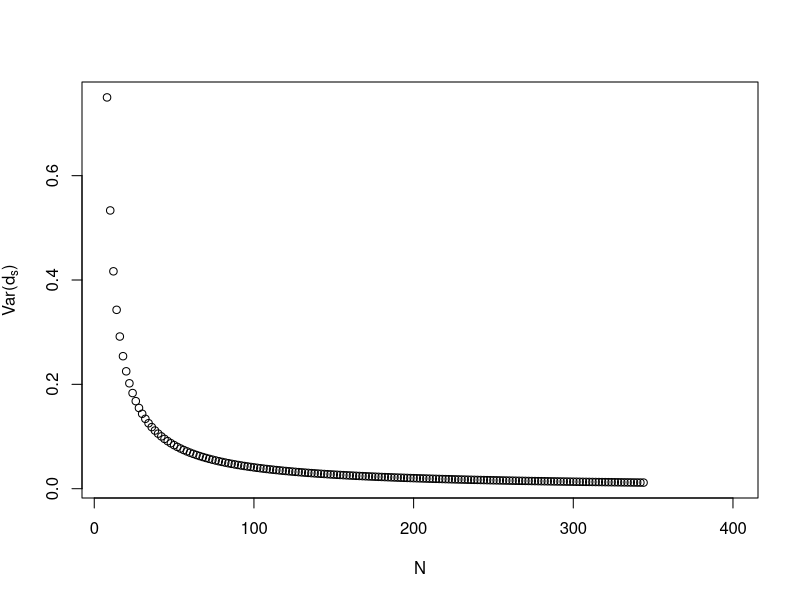
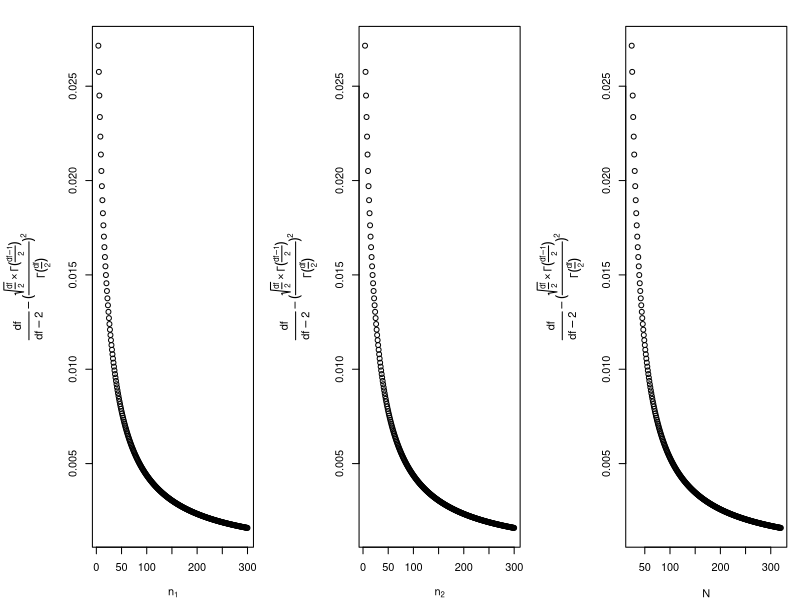
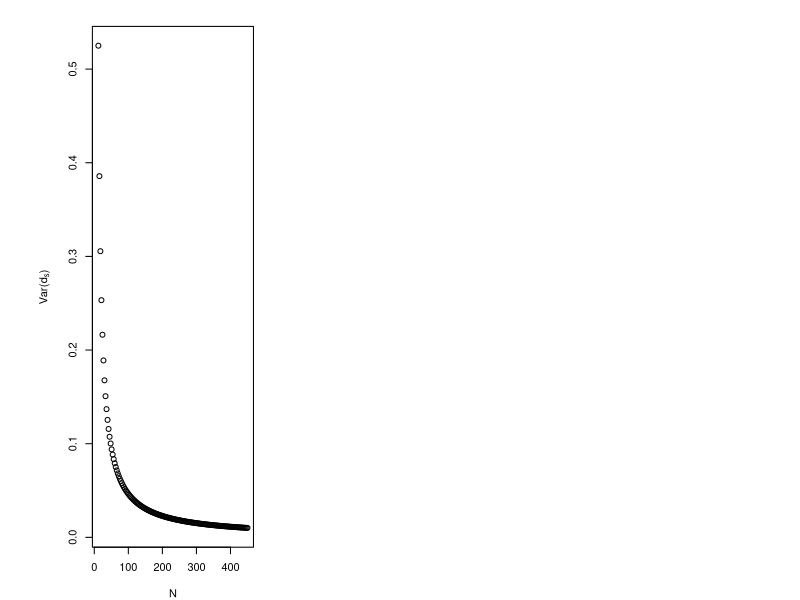
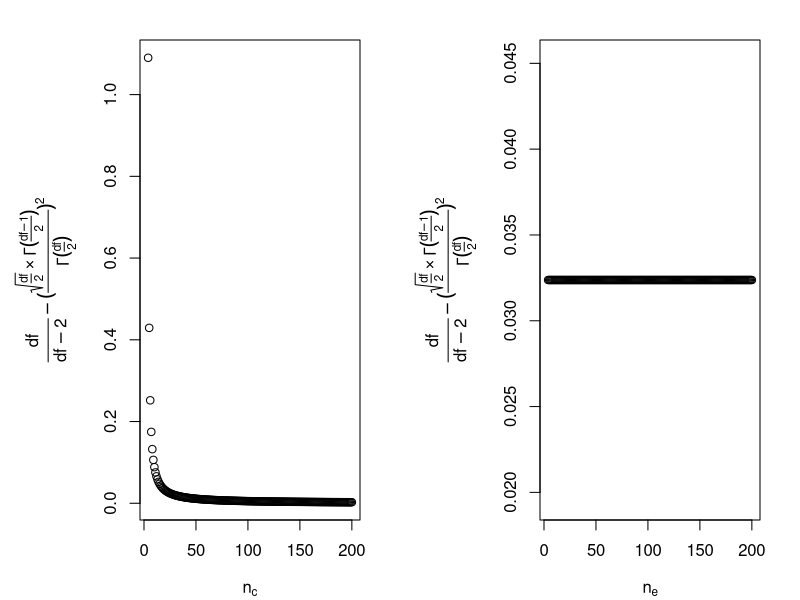
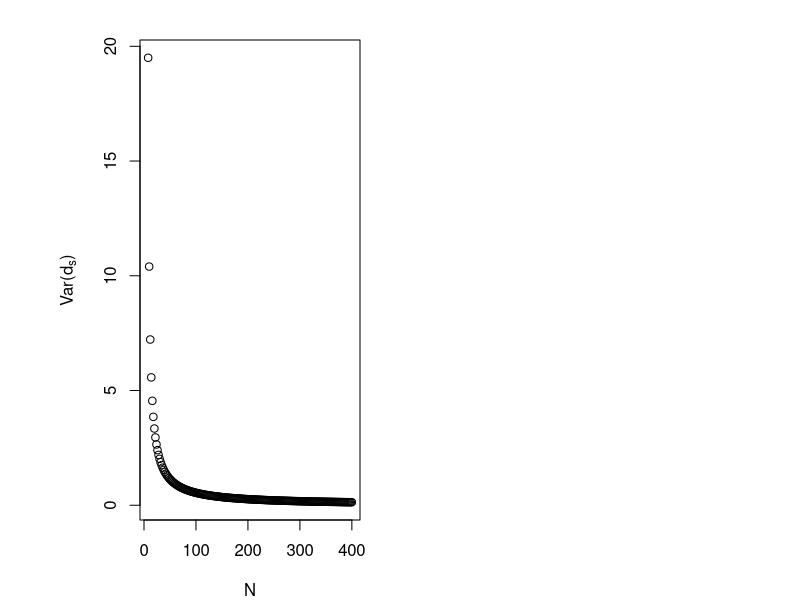
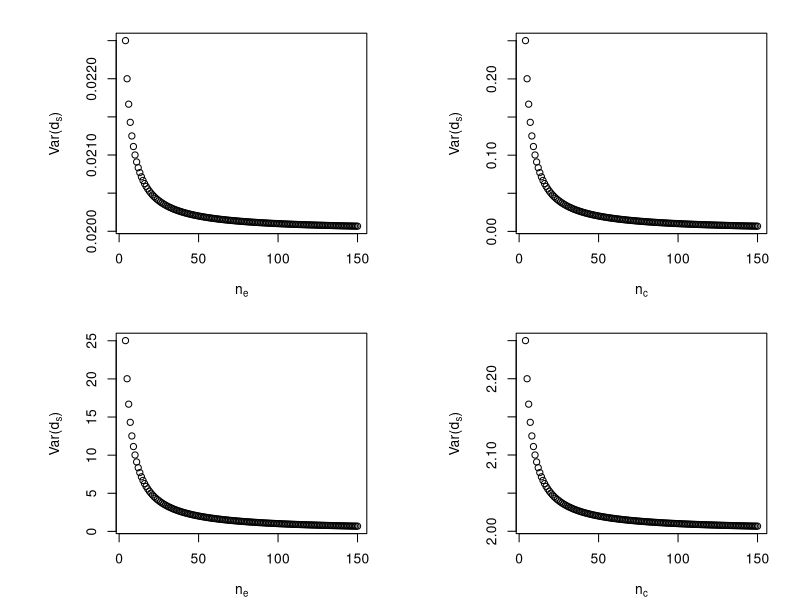
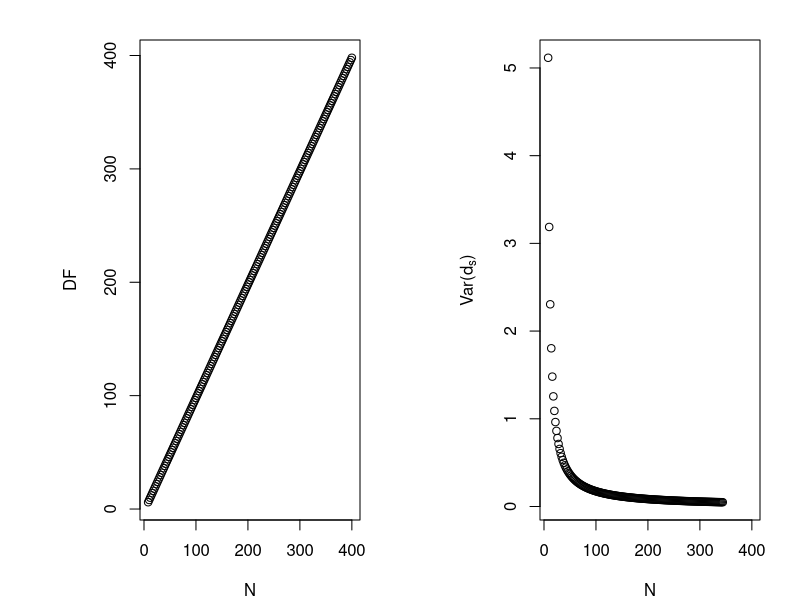
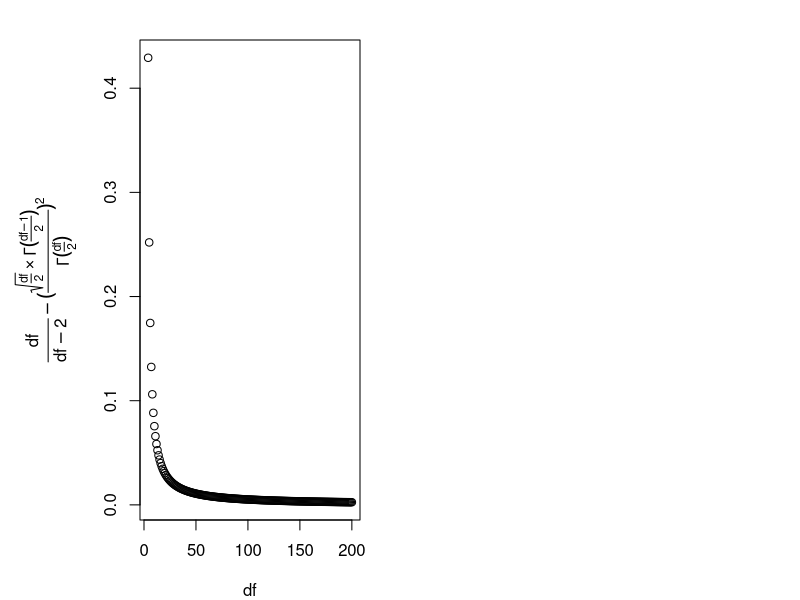

Generate these figures, in order, with R:
## ---- chunk 1
Nsize=NULL
VAR=NULL

for (i in 4:200){
  delta_cohen = 0
  n1=i
  n2=i
  N = n1+n2
  df=N-2
  Nsize=c(Nsize,N)
  variance <-(N*df)/(n1*n2*(df-2)) + delta_cohen^2*(df/(df-2)-(sqrt(df/2)*gamma((df-1)/2)/gamma(df/2))^2)
  VAR=c(VAR,variance) 
}

## ---- chunk 2
plot(Nsize,VAR,xlab="N",ylab=expression(paste("Var(",d[s],")")))
## ---- chunk 3
nratio=NULL
VAR1=NULL
VAR2=NULL

for (i in 1:199){
  delta_cohen=5
  N <- 200
  n1 <- i
  n2 <- N-n1
  df <- N-2
  
  nratio <- c(nratio,n1/n2)
  variance1 <-(N*df)/(n1*n2*(df-2))
  variance2 <-delta_cohen^2*(df/(df-2)-(sqrt(df/2)*gamma((df-1)/2)/gamma(df/2))^2)
  VAR1=c(VAR1,variance1) 
  VAR2=c(VAR2,variance2) 

}

#Remarque: le deuxième terme de l'addition, dans le calcul de la variance, ne dépend pas du tout du nratio.Donc peu importe que delta_cohen = 0 ou autre chose, ça ne modifiera en rien l'impact du nratio.
## ---- chunk 4
N1=NULL
VAR1=NULL

for (i in 4:300){
  n1=i
  n2=20
  N = n1+n2
  df=N-2
  N1 <- c(N1,n1)
  variance <-(df/(df-2)-(sqrt(df/2)*gamma((df-1)/2)/gamma(df/2))^2) 
  VAR1=c(VAR1,variance) 
}

N2=NULL
VAR2=NULL

for (i in 4:300){
  n1=20
  n2=i
  N = n1+n2
  df=N-2
  N2 <- c(N2,n2)
  variance <- (df/(df-2)-(sqrt(df/2)*gamma((df-1)/2)/gamma(df/2))^2) 
  VAR2=c(VAR2,variance) 
}

Ntot=NULL
VAR=NULL

for (i in 4:300){
  n1=20
  n2=i
  N = n1+n2
  df=N-2
  Ntot <- c(Ntot,N)
  variance <- (df/(df-2)-(sqrt(df/2)*gamma((df-1)/2)/gamma(df/2))^2) 
  VAR=c(VAR,variance) 
}

## ---- chunk 5
par(mar=c(4,7,2,1),mfrow=c(1,3))
plot(N1,VAR1,xlab=expression(n[1]),ylab=expression(frac(df, df-2)- (frac(sqrt(frac(df,2)) %*% Gamma(frac(df-1,2)),Gamma(frac(df,2))))^2))
plot(N2,VAR2,xlab=expression(n[2]),ylab=expression(frac(df, df-2)- (frac(sqrt(frac(df,2)) %*% Gamma(frac(df-1,2)),Gamma(frac(df,2))))^2))
plot(Ntot,VAR,xlab="N",ylab=expression(frac(df, df-2)- (frac(sqrt(frac(df,2)) %*% Gamma(frac(df-1,2)),Gamma(frac(df,2))))^2))
## ---- chunk 6
Nsize=NULL
VAR=NULL

for (i in 4:150){
  delta_glass = 0
  sde=2
  sdc=2
  nc=2*i
  ne=i
  N = nc+ne
  df=nc-1
  Nsize <- c(Nsize,N)
  variance <-df/(df-2)*(1/nc+sde^2/(ne*sdc^2)) + delta_glass^2*(df/(df-2)-(sqrt(df/2)*gamma((df-1)/2)/gamma(df/2))^2)
  VAR=c(VAR,variance) 
}
## ---- chunk 7
plot(Nsize,VAR,xlab="N",ylab=expression(paste("Var(",d[s],")")))
## ---- chunk 8
nratio=NULL
VAR=NULL

for (i in 4:299){
  delta_glass=0
  sde=2
  sdc=2

  N <- 300
  nc <- i
  ne <- N-nc
  df <- nc-1

  nratio <- c(nratio,nc/ne)
  variance <-df/(df-2)*(1/nc+sde^2/(ne*sdc^2)) + delta_glass^2*(df/(df-2)-(sqrt(df/2)*gamma((df-1)/2)/gamma(df/2))^2)
  VAR=c(VAR,variance) 
}
## ---- chunk 9
Nc=NULL
VAR1=NULL

for (i in 4:200){
  delta_glass = 0
  sde=2
  sdc=2
  nc=i
  ne=20
  N = nc+ne
  df=nc-1
  Nc <- c(Nc,nc)
  variance <-(df/(df-2)-(sqrt(df/2)*gamma((df-1)/2)/gamma(df/2))^2) #df/(df-2)*(1/nc+sde^2/(ne*sdc^2)) + delta_glass^2*
  VAR1=c(VAR1,variance) 
}

Ne=NULL
VAR2=NULL

for (i in 4:200){
  delta_glass = 0
  sde=2
  sdc=2
  nc=20
  ne=i
  N = nc+ne
  df=nc-1
  Ne <- c(Ne,ne)
  variance <- (df/(df-2)-(sqrt(df/2)*gamma((df-1)/2)/gamma(df/2))^2) #df/(df-2)*(1/nc+sde^2/(ne*sdc^2)) + delta_glass^2*
  VAR2=c(VAR2,variance) 
}
## ---- chunk 10
par(mfrow=c(2,1),mar=c(4,7,2,2),mfrow=c(1,2))
plot(Nc,VAR1,xlab=expression(n[c]),ylab=expression(frac(df, df-2)- (frac(sqrt(frac(df,2)) %*% Gamma(frac(df-1,2)),Gamma(frac(df,2))))^2))
plot(Ne,VAR2,xlab=expression(n[e]),ylab=expression(frac(df, df-2)- (frac(sqrt(frac(df,2)) %*% Gamma(frac(df-1,2)),Gamma(frac(df,2))))^2))

## ---- chunk 11
nratio=NULL
VAR=NULL
delta_glass1=4

for (i in 4:99){
  
  sde=2
  sdc=2

  N <- 100
  nc <- i
  ne <- N-nc
  df <- nc-1

  nratio <- c(nratio,nc/ne)
  variance <-df/(df-2)*(1/nc+sde^2/(ne*sdc^2)) + delta_glass1^2*(df/(df-2)-(sqrt(df/2)*gamma((df-1)/2)/gamma(df/2))^2)
  VAR=c(VAR,variance) 
}

nratio2=NULL
VAR2=NULL
delta_glass2=7

for (i in 4:99){
  
  sde=2
  sdc=2

  N <- 100
  nc <- i
  ne <- N-nc
  df <- nc-1

  nratio2 <- c(nratio2,nc/ne)
  variance <-df/(df-2)*(1/nc+sde^2/(ne*sdc^2)) + delta_glass2^2*(df/(df-2)-(sqrt(df/2)*gamma((df-1)/2)/gamma(df/2))^2)
  VAR2=c(VAR2,variance) 
}

## ---- chunk 12
Nsize=NULL
VAR=NULL

for (i in 4:200){
  delta_glass = 0
  sde=10
  sdc=2
  nc=i
  ne=i
  N = nc+ne
  df=nc-1
  Nsize <- c(Nsize,N)
  variance <-df/(df-2)*(1/nc+sde^2/(ne*sdc^2)) + delta_glass^2*(df/(df-2)-(sqrt(df/2)*gamma((df-1)/2)/gamma(df/2))^2)
  VAR=c(VAR,variance) 
}
## ---- chunk 13
plot(Nsize,VAR,xlab="N",ylab=expression(paste("Var(",d[s],")")))
## ---- chunk 14
SDratio <- NULL
VAR <- NULL

for (i in 1:100){
  
  delta_glass <- 0
  ne=10
  nc=10
  N <- ne+nc
  sde <- 10
  sdc <- i
  df <- nc-1
  
  SDratio <- c(SDratio,sdc/sde)
  variance <-df/(df-2)*(1/nc+sde^2/(ne*sdc^2)) + delta_glass^2*(df/(df-2)-(sqrt(df/2)*gamma((df-1)/2)/gamma(df/2))^2)
  VAR=c(VAR,variance) 
}
## ---- chunk 15

VAR1=NULL
Ne1 = NULL
for (i in 4:150){
  delta_glass = 0
  sde=1
  sdc=10
  nc=50
  ne=i
  Ne1=c(Ne1,ne)
  df=nc-1
  variance <-(1/nc+sde^2/(ne*sdc^2)) + delta_glass^2*(df/(df-2)-(sqrt(df/2)*gamma((df-1)/2)/gamma(df/2))^2) #df/(df-2)
  VAR1=c(VAR1,variance) 
}

#------------------------------

VAR2=NULL
Nc2 = NULL
for (i in 4:150){
  delta_glass = 0
  sde=1
  sdc=10
  nc=i
  ne=50
  Nc2=c(Nc2,nc)
  df=nc-1
  variance <-(1/nc+sde^2/(ne*sdc^2)) + delta_glass^2*(df/(df-2)-(sqrt(df/2)*gamma((df-1)/2)/gamma(df/2))^2) #df/(df-2)
  VAR2=c(VAR2,variance) 
}

#------------------------------

VAR3=NULL
Ne3 = NULL
for (i in 4:150){
  delta_glass = 0
  sde=10
  sdc=1
  nc=50
  ne=i
  Ne3=c(Ne3,ne)
  df=nc-1
  variance <-(1/nc+sde^2/(ne*sdc^2)) + delta_glass^2*(df/(df-2)-(sqrt(df/2)*gamma((df-1)/2)/gamma(df/2))^2) #df/(df-2)
  VAR3=c(VAR3,variance) 
}

#------------------------------

VAR4=NULL
Nc4 = NULL
for (i in 4:150){
  delta_glass = 0
  sde=10
  sdc=1
  nc=i
  ne=50
  Nc4=c(Nc4,nc)
  df=nc-1
  variance <-(1/nc+sde^2/(ne*sdc^2)) + delta_glass^2*(df/(df-2)-(sqrt(df/2)*gamma((df-1)/2)/gamma(df/2))^2) #df/(df-2)
  VAR4=c(VAR4,variance) 
}

## ---- chunk 16
par(mfrow=c(2,2))

plot(Ne1,VAR1,xlab=expression(n[e]),ylab=expression(paste("Var(",d[s],")")))

plot(Nc2,VAR2,xlab=expression(n[c]),ylab=expression(paste("Var(",d[s],")")))

plot(Ne3,VAR3,xlab=expression(n[e]),ylab=expression(paste("Var(",d[s],")")))

plot(Nc4,VAR4,xlab=expression(n[c]),ylab=expression(paste("Var(",d[s],")")))
## ---- chunk 17
SDratio <- NULL
VAR <- NULL

for (i in 1:100){
  
  delta_glass <- 0
  ne=10
  nc=100
  N <- ne+nc
  sde <- 10
  sdc <- i
  df <- nc-1
  
  SDratio <- c(SDratio,sdc/sde)
  variance <-df/(df-2)*(1/nc+sde^2/(ne*sdc^2)) + delta_glass^2*(df/(df-2)-(sqrt(df/2)*gamma((df-1)/2)/gamma(df/2))^2)
  VAR=c(VAR,variance) 
}
## ---- chunk 18
var <- NULL
nratio <- NULL
DF <- NULL

for (i in 10:190){
  delta_cohendprime=0
  N <- 200
  n1 <- i
  n2 <- N-n1
  sd1 <- 3
  sd2 <- 3

  nratio <- c(nratio,n1/n2)
  df <- ((n1-1)*(n2-1)*(sd1^2+sd2^2)^2)/((n2-1)*sd1^4+(n1-1)*sd2^4)
  DF <- c(DF,df)
  variance <- df/(df-2)*((2*(sd1^2/n1+sd2^2/n2))/(sd1^2+sd2^2))+delta_cohendprime^2*(df/(df-2)-(sqrt(df/2)*gamma((df-1)/2)/gamma(df/2))^2)
  var <- c(var,variance)   
}
## ---- chunk 19
Nsize=NULL
var=NULL
DF=NULL

sd1=2
sd2=2

for (i in 4:200){
  delta_cohendprime=5
  n1=i
  n2=i
  N = n1+n2
  Nsize=c(Nsize,N)
  df <- ((n1-1)*(n2-1)*(sd1^2+sd2^2)^2)/((n2-1)*sd1^4+(n1-1)*sd2^4)
  DF <- c(DF,df)
  variance <- df/(df-2)*((2*(sd1^2/n1+sd2^2/n2))/(sd1^2+sd2^2))+delta_cohendprime^2*(df/(df-2)-(sqrt(df/2)*gamma((df-1)/2)/gamma(df/2))^2)
  var <- c(var,variance)   
}
## ---- chunk 20
par(mfrow=c(1,2))
plot(Nsize,DF,xlab="N")
plot(Nsize,var,xlab="N",ylab=expression(paste("Var(",d[s],")")))
## ---- chunk 21
DF=NULL
MODER=NULL

for (i in 4:200){
  df=i
  DF=c(DF,df)
  moder <-(df/(df-2)-(sqrt(df/2)*gamma((df-1)/2)/gamma(df/2))^2)
  MODER=c(MODER,moder) 
}
## ---- chunk 22
par(mar=c(4,7,2,2))
plot(DF,MODER,xlab="df",ylab=expression(frac(df, df-2)- (frac(sqrt(frac(df,2)) %*% Gamma(frac(df-1,2)),Gamma(frac(df,2))))^2))
## ---- chunk 23
var <- NULL
SDratio <- NULL
DF <- NULL

for (i in 1:100){
  
  delta_cohendprime=0
  n1=100
  n2=100
  N <- n1+n2
  sd2 <- 10
  sd1 <- i
  
  SDratio <- c(SDratio,sd1/sd2)
  df <- ((n1-1)*(n2-1)*(sd1^2+sd2^2)^2)/((n2-1)*sd1^4+(n1-1)*sd2^4)
  DF <- c(DF,df)

  variance <- df/(df-2)*((2*(sd1^2/n1+sd2^2/n2))/(sd1^2+sd2^2))+delta_cohendprime^2*(df/(df-2)-(sqrt(df/2)*gamma((df-1)/2)/gamma(df/2))^2)
  var <- c(var,variance)   

}
## ---- chunk 24
Nsize=NULL
var=NULL
DF=NULL

sd1=10
sd2=2

for (i in 4:200){
  n1=i
  n2=i
  N = n1+n2
  Nsize=c(Nsize,N)
  delta_cohendprime=0
  df <- ((n1-1)*(n2-1)*(sd1^2+sd2^2)^2)/((n2-1)*sd1^4+(n1-1)*sd2^4)
  DF <- c(DF,df)
  variance <- df/(df-2)*((2*(sd1^2/n1+sd2^2/n2))/(sd1^2+sd2^2))+delta_cohendprime^2*(df/(df-2)-(sqrt(df/2)*gamma((df-1)/2)/gamma(df/2))^2)
  var <- c(var,variance)   
}
## ---- chunk 25
par(mfrow=c(1,2))
plot(Nsize,DF,xlab="N")
plot(Nsize,var,xlab="N",ylab=expression(paste("Var(",d[s],")")))
## ---- chunk 26
var <- NULL
SD1 <- NULL
DF <- NULL

for (i in 1:100){
  n1=100
  n2=100
  N <- n1+n2
  sdratio = 1/2
  sd1 <- i
  sd2 <- sdratio*i
  delta_cohendprime=0
  SD1 <- c(SD1,sd1)
  df <- ((n1-1)*(n2-1)*(sd1^2+sd2^2)^2)/((n2-1)*sd1^4+(n1-1)*sd2^4)
  DF <- c(DF,df)
  variance <- df/(df-2)*((2*(sd1^2/n1+sd2^2/n2))/(sd1^2+sd2^2))+delta_cohendprime^2*(df/(df-2)-(sqrt(df/2)*gamma((df-1)/2)/gamma(df/2))^2)
  var <- c(var,variance)   
}
## ---- chunk 27
par(mfrow=c(1,2))
plot(SD1,DF,xlab=expression(sigma[1]))
#SDratio[DF==max(DF)]
plot(SD1,var,xlab=expression(sigma[1]),ylab=expression(paste("Var(",d[s],")")))
#SDratio[coeffmult==min(coeffmult)]
## ---- chunk 28
var <- NULL
Nsize <- NULL
DF <- NULL

for (i in 3:200){
  
  n1 <- i
  n2 <- 12*i
  N <- n1+n2
  sd1 <- 1.8
  sd2 <- 1
  Nsize <- c(Nsize,N)
  delta_cohendprime=0

  df <- ((n1-1)*(n2-1)*(sd1^2+sd2^2)^2)/((n2-1)*sd1^4+(n1-1)*sd2^4)
  DF <- c(DF,df)
  variance <- df/(df-2)*((2*(sd1^2/n1+sd2^2/n2))/(sd1^2+sd2^2))+delta_cohendprime^2*(df/(df-2)-(sqrt(df/2)*gamma((df-1)/2)/gamma(df/2))^2)
  var <- c(var,variance)   
}
## ---- chunk 29
par(mfrow=c(1,2))
plot(Nsize,DF,xlab="N")
plot(Nsize,var,xlab="N",ylab=expression(paste("Var(",d[s],")")))
## ---- chunk 30
var2 <- NULL
nratio2 <- NULL
DF2 <- NULL
DF_NUM2 <- NULL
DF_DENOM2 <- NULL

for (i in 10:190){
  
  delta_cohendprime <- 0
  N <- 200
  n1 <- i
  n2 <- N-n1
  sd2 <- 1
  sd1 <- sqrt(50-sd2^2) # so sqrt((sd1^2+sd2^2)/2)=5
  SDratio2=sd1/sd2
  nratio2 <- c(nratio2,n1/n2)
  df_num <- ((n1-1)*(n2-1)*(sd1^2+sd2^2)^2)
  df_denom <- ((n2-1)*sd1^4+(n1-1)*sd2^4)
  DF_NUM2 <- c(DF_NUM2, df_num)
  DF_DENOM2 <- c(DF_DENOM2, df_denom)
  df <- ((n1-1)*(n2-1)*(sd1^2+sd2^2)^2)/((n2-1)*sd1^4+(n1-1)*sd2^4)
  DF2 <- c(DF2,df)
  variance2 <- df/(df-2)*((2*(sd1^2/n1+sd2^2/n2))/(sd1^2+sd2^2))+delta_cohendprime^2*(df/(df-2)-(sqrt(df/2)*gamma((df-1)/2)/gamma(df/2))^2)
  var2 <- c(var2,variance2)   
}

var3 <- NULL
nratio3 <- NULL
DF3 <- NULL
DF_NUM3 <- NULL
DF_DENOM3 <- NULL

for (i in 10:190){

  delta_cohendprime <- 0  
  N <- 200
  n1 <- i
  n2 <- N-n1
  sd2 <- 2
  sd1 <- sqrt(50-sd2^2) # so sqrt((sd1^2+sd2^2)/2)=5
  SDratio3=sd1/sd2
  nratio3 <- c(nratio3,n1/n2)
  df_num <- ((n1-1)*(n2-1)*(sd1^2+sd2^2)^2)
  df_denom <- ((n2-1)*sd1^4+(n1-1)*sd2^4)
  DF_NUM3 <- c(DF_NUM3, df_num)
  DF_DENOM3 <- c(DF_DENOM3, df_denom)
  df <- ((n1-1)*(n2-1)*(sd1^2+sd2^2)^2)/((n2-1)*sd1^4+(n1-1)*sd2^4)
  DF3 <- c(DF3,df)
  variance3 <- df/(df-2)*((2*(sd1^2/n1+sd2^2/n2))/(sd1^2+sd2^2))+delta_cohendprime^2*(df/(df-2)-(sqrt(df/2)*gamma((df-1)/2)/gamma(df/2))^2)
  var3 <- c(var3,variance3)   
}

var4 <- NULL
nratio4 <- NULL
DF4 <- NULL
DF_NUM4 <- NULL
DF_DENOM4 <- NULL

for (i in 10:190){

  delta_cohendprime <- 0  
  N <- 200
  n1 <- i
  n2 <- N-n1
  sd2 <- 4
  sd1 <- sqrt(50-sd2^2) # so sqrt((sd1^2+sd2^2)/2)=5
  SDratio4=sd1/sd2
  nratio4 <- c(nratio4,n1/n2)
  df_num <- ((n1-1)*(n2-1)*(sd1^2+sd2^2)^2)
  df_denom <- ((n2-1)*sd1^4+(n1-1)*sd2^4)
  DF_NUM4 <- c(DF_NUM4, df_num)
  DF_DENOM4 <- c(DF_DENOM4, df_denom)
  df <- ((n1-1)*(n2-1)*(sd1^2+sd2^2)^2)/((n2-1)*sd1^4+(n1-1)*sd2^4)
  DF4 <- c(DF4,df)
  variance4 <- df/(df-2)*((2*(sd1^2/n1+sd2^2/n2))/(sd1^2+sd2^2))+delta_cohendprime^2*(df/(df-2)-(sqrt(df/2)*gamma((df-1)/2)/gamma(df/2))^2)
  var4 <- c(var4,variance4)   
}
## ---- chunk 31
var <- NULL
SD <- NULL
DF <- NULL

for (i in 2:200){
  
  n1 <- 23
  n2 <- 75
  N <- n1+n2
  sd1 <- i
  sd2 <- 8*i
  delta_cohendprime=0
    
  SD <- c(SD,sqrt((sd1^2+sd2^2)/2))
  df <- ((n1-1)*(n2-1)*(sd1^2+sd2^2)^2)/((n2-1)*sd1^4+(n1-1)*sd2^4)
  DF <- c(DF,df)
  variance <- df/(df-2)*((2*(sd1^2/n1+sd2^2/n2))/(sd1^2+sd2^2))+delta_cohendprime^2*(df/(df-2)-(sqrt(df/2)*gamma((df-1)/2)/gamma(df/2))^2)
  var <- c(var,variance)   
  }

## ---- chunk 32
par(mfrow=c(1,2))
plot(SD,DF,xlab=expression(sigma))
abline(v=0)
plot(SD,var,xlab=expression(sigma),ylab=expression(paste("Var(",d[s],")")))
abline(v=0)
## ---- chunk 33
var <- NULL
nratio <- NULL
DF <- NULL

for (i in 10:190){
  delta_shieh=0
  N <- 200
  n1 <- i 
  n2 <- N-n1
  sd1 <- 2
  sd2 <- 2
  nratio <- c(nratio,n1/n2)
  df <- (sd1^2/n1+sd2^2/n2)^2/((sd1^2/n1)^2/(n1-1)+(sd2^2/n2)^2/(n2-1))
  DF <- c(DF,df)
  variance <- df/((df-2)*N)+delta_shieh^2*(df/(df-2)-(sqrt(df/2)*gamma((df-1)/2)/gamma(df/2))^2)
  var <- c(var,variance)   
}
## ---- chunk 34
Nsize=NULL
var=NULL
DF=NULL

sd1=2
sd2=2

for (i in 4:200){
  delta_shieh=0
  n1=i
  n2=i
  N = n1+n2
  Nsize=c(Nsize,N)
  df <- (sd1^2/n1+sd2^2/n2)^2/((sd1^2/n1)^2/(n1-1)+(sd2^2/n2)^2/(n2-1))
  DF <- c(DF,df)
  variance <- df/((df-2)*N)+delta_shieh^2*(df/(df-2)-(sqrt(df/2)*gamma((df-1)/2)/gamma(df/2))^2)
  var <- c(var,variance)   
}
## ---- chunk 35
Nsize=NULL
var=NULL
DF=NULL

sd1=2
sd2=2

for (i in 4:200){
  delta_shieh=0
  n1=12
  n2=i
  N = n1+n2
  Nsize=c(Nsize,N)
  df <- (sd1^2/n1+sd2^2/n2)^2/((sd1^2/n1)^2/(n1-1)+(sd2^2/n2)^2/(n2-1))
  DF <- c(DF,df)
  variance <- df/((df-2)*N)+delta_shieh^2*(df/(df-2)-(sqrt(df/2)*gamma((df-1)/2)/gamma(df/2))^2)
  var <- c(var,variance)   
}

Nsize2=NULL
var2=NULL
DF2=NULL

sd1=2
sd2=2

for (i in 4:200){
  delta_shieh=0
  n1=i
  n2=12
  N = n1+n2
  Nsize2=c(Nsize2,N)
  df <- (sd1^2/n1+sd2^2/n2)^2/((sd1^2/n1)^2/(n1-1)+(sd2^2/n2)^2/(n2-1))
  DF2 <- c(DF2,df)
  variance <- df/((df-2)*N)+delta_shieh^2*(df/(df-2)-(sqrt(df/2)*gamma((df-1)/2)/gamma(df/2))^2)
  var2 <- c(var2,variance)   
}

## ---- chunk 36
par(mfrow=c(2,2))
plot(Nsize,DF,xlab="N")
plot(Nsize,var,ylab=expression(paste("Var(",d[s],")")),xlab="N")

plot(Nsize2,DF2,xlab="N",ylab="DF")
plot(Nsize2,var2,ylab=expression(paste("Var(",d[s],")")),xlab="N")

## ---- chunk 37
DF=NULL
MODER=NULL

for (i in 4:200){
  df=i
  DF=c(DF,df)
  moder <-(df/(df-2)-(sqrt(df/2)*gamma((df-1)/2)/gamma(df/2))^2)
  MODER=c(MODER,moder) 
}
## ---- chunk 38
par(mar=c(4,7,2,2))
plot(DF,MODER,xlab="df",ylab=expression(frac(df, df-2)- (frac(sqrt(frac(df,2)) %*% Gamma(frac(df-1,2)),Gamma(frac(df,2))))^2))
## ---- chunk 39
var <- NULL
SDratio <- NULL
DF <- NULL

for (i in 1:100){
  
  n1=100
  n2=100
  N <- n1+n2
  sd2 <- 10
  sd1 <- i
  
  SDratio <- c(SDratio,sd1/sd2)
  df <- (sd1^2/n1+sd2^2/n2)^2/((sd1^2/n1)^2/(n1-1)+(sd2^2/n2)^2/(n2-1))
  DF <- c(DF,df)
  variance <- df/((df-2)*N)+delta_shieh^2*(df/(df-2)-(sqrt(df/2)*gamma((df-1)/2)/gamma(df/2))^2)
  var <- c(var,variance)   
}
## ---- chunk 40
Nsize=NULL
var=NULL
DF=NULL

sd1=12
sd2=1.4786

for (i in 4:200){
  n1=i
  n2=i
  N = n1+n2
  Nsize=c(Nsize,N)
  df = (sd1^2/n1+sd2^2/n2)^2/((sd1^2/n1)^2/(n1-1)+(sd2^2/n2)^2/(n2-1)) 
  DF = c(DF,df)
  variance <- df/((df-2)*N)+delta_shieh^2*(df/(df-2)-(sqrt(df/2)*gamma((df-1)/2)/gamma(df/2))^2)
  var <- c(var,variance)   
}
## ---- chunk 41
par(mfrow=c(1,2))
plot(Nsize,DF,xlab="N")
plot(Nsize,var,ylab=expression(paste("Var(",d[s],")")),xlab="N")
## ---- chunk 42
var <- NULL
SD1 <- NULL
DF <- NULL

for (i in 1:200){
  n1=100
  n2=100
  N <- n1+n2
  sdratio = 3
  sd1 <- i
  sd2 <- sdratio*i

  SD1 <- c(SD1,sd1)
  df <- (sd1^2/n1+sd2^2/n2)^2/((sd1^2/n1)^2/(n1-1)+(sd2^2/n2)^2/(n2-1))
  DF <- c(DF,df)
  variance <- df/((df-2)*N)+delta_shieh^2*(df/(df-2)-(sqrt(df/2)*gamma((df-1)/2)/gamma(df/2))^2)
  var <- c(var,variance)   
}
## ---- chunk 43
par(mfrow=c(1,2))
plot(SD1,DF,xlab=expression(sigma[1]))
#SDratio[DF==max(DF)]
plot(SD1,var,ylab=expression(paste("Var(",d[s],")")),xlab=expression(sigma[1]))
#SDratio[coeffmult==min(coeffmult)]
## ---- chunk 44
var <- NULL
Nsize <- NULL
DF <- NULL

for (i in 4:200){
  
  n1 <- 12*i
  n2 <- i
  N <- n1+n2
  sd1 <- 1.8
  sd2 <- 1
  
  df <- (sd1^2/n1+sd2^2/n2)^2/((sd1^2/n1)^2/(n1-1)+(sd2^2/n2)^2/(n2-1))
  DF <- c(DF,df)
  Nsize <- c(Nsize,N)
  variance <- df/((df-2)*N)+delta_shieh^2*(df/(df-2)-(sqrt(df/2)*gamma((df-1)/2)/gamma(df/2))^2)
  var <- c(var,variance)   
}

## ---- chunk 45
Nsize=NULL
var=NULL
DF=NULL

  sd1 <- 1.8
  sd2 <- 1

for (i in 4:200){
  n1=i
  n2=20
  N = n1+n2
  Nsize=c(Nsize,N)
  df = (sd1^2/n1+sd2^2/n2)^2/((sd1^2/n1)^2/(n1-1)+(sd2^2/n2)^2/(n2-1))
  DF = c(DF,df)
  variance <- df/((df-2)*N)+delta_shieh^2*(df/(df-2)-(sqrt(df/2)*gamma((df-1)/2)/gamma(df/2))^2)
  var <- c(var,variance)   
}

Nsize2=NULL
var2=NULL
DF2=NULL

  sd1 <- 1.8
  sd2 <- 1

for (i in 4:200){
  n1=20
  n2=i
  N = n1+n2
  Nsize2=c(Nsize2,N)
  df = (sd1^2/n1+sd2^2/n2)^2/((sd1^2/n1)^2/(n1-1)+(sd2^2/n2)^2/(n2-1))
  DF2 = c(DF2,df)
  variance <- df/((df-2)*N)+delta_shieh^2*(df/(df-2)-(sqrt(df/2)*gamma((df-1)/2)/gamma(df/2))^2)
  var2 <- c(var2,variance)   
}

Nsize3=NULL
var3=NULL
DF3=NULL

  sd1 <- 1
  sd2 <- 1.8

for (i in 4:200){
  n1=i
  n2=20
  N = n1+n2
  Nsize3=c(Nsize3,N)
  df = (sd1^2/n1+sd2^2/n2)^2/((sd1^2/n1)^2/(n1-1)+(sd2^2/n2)^2/(n2-1))
  DF3 = c(DF3,df)
  variance <- df/((df-2)*N)+delta_shieh^2*(df/(df-2)-(sqrt(df/2)*gamma((df-1)/2)/gamma(df/2))^2)
  var3 <- c(var3,variance)   
}

Nsize4=NULL
var4=NULL
DF4=NULL

  sd1 <- 1
  sd2 <- 1.8

for (i in 4:200){
  n1=20
  n2=i
  N = n1+n2
  Nsize4=c(Nsize4,N)
  df = (sd1^2/n1+sd2^2/n2)^2/((sd1^2/n1)^2/(n1-1)+(sd2^2/n2)^2/(n2-1))
  DF4 = c(DF4,df)
  variance <- df/((df-2)*N)+delta_shieh^2*(df/(df-2)-(sqrt(df/2)*gamma((df-1)/2)/gamma(df/2))^2)
  var4 <- c(var4,variance)   
}
  
## ---- chunk 46
par(mfrow=c(2,2))
#plot(Nsize,DF,xlab="N")
plot(Nsize,var,ylab=expression(paste("Var(",d[s],")")),xlab="N")

#plot(Nsize2,DF2,xlab="N")
plot(Nsize2,var2,ylab=expression(paste("Var(",d[s],")")),xlab="N")

#plot(Nsize3,DF3,xlab="N")
plot(Nsize3,var3,ylab=expression(paste("Var(",d[s],")")),xlab="N")

#plot(Nsize4,DF4,xlab="N")
plot(Nsize4,var4,ylab=expression(paste("Var(",d[s],")")),xlab="N")

## ---- chunk 47
var2 <- NULL
nratio2 <- NULL
DF2 <- NULL
DF_NUM2 <- NULL
DF_DENOM2 <- NULL

for (i in 10:190){
  
  N <- 200
  n1 <- i
  n2 <- N-n1
  sd2 <- 1
  sd1 <- sqrt(50-sd2^2) # so sqrt((sd1^2+sd2^2)/2)=5
  SDratio2=sd1/sd2
  nratio2 <- c(nratio2,n1/n2)
  df_num <- (sd1^2/n1+sd2^2/n2)^2
  df_denom <- ((sd1^2/n1)^2/(n1-1)+(sd2^2/n2)^2/(n2-1))
  df <- (sd1^2/n1+sd2^2/n2)^2/((sd1^2/n1)^2/(n1-1)+(sd2^2/n2)^2/(n2-1))
  DF2 <- c(DF2,df)
  DF_NUM2 <- c(DF_NUM2, df_num)
  DF_DENOM2 <- c(DF_DENOM2, df_denom)

  variance <- df/((df-2)*N)+delta_shieh^2*(df/(df-2)-(sqrt(df/2)*gamma((df-1)/2)/gamma(df/2))^2)
  var2 <- c(var2,variance)   
}

var3 <- NULL
nratio3 <- NULL
DF3 <- NULL
DF_NUM3 <- NULL
DF_DENOM3 <- NULL

for (i in 10:190){
  
  N <- 200
  n1 <- i
  n2 <- N-n1
  sd2 <- 2
  sd1 <- sqrt(50-sd2^2) # so sqrt((sd1^2+sd2^2)/2)=5
  SDratio3=sd1/sd2
  nratio3 <- c(nratio3,n1/n2)
  df_num <- (sd1^2/n1+sd2^2/n2)^2
  df_denom <- ((sd1^2/n1)^2/(n1-1)+(sd2^2/n2)^2/(n2-1))
  df <- (sd1^2/n1+sd2^2/n2)^2/((sd1^2/n1)^2/(n1-1)+(sd2^2/n2)^2/(n2-1))
  DF_NUM3 <- c(DF_NUM3, df_num)
  DF_DENOM3 <- c(DF_DENOM3, df_denom)
  DF3 <- c(DF3,df)
  variance <- df/((df-2)*N)+delta_shieh^2*(df/(df-2)-(sqrt(df/2)*gamma((df-1)/2)/gamma(df/2))^2)
  var3 <- c(var3,variance)   
}

var4 <- NULL
nratio4 <- NULL
DF4 <- NULL
DF_NUM4 <- NULL
DF_DENOM4 <- NULL

for (i in 10:190){
  
  N <- 200
  n1 <- i
  n2 <- N-n1
  sd2 <- 4
  sd1 <- sqrt(50-sd2^2) # so sqrt((sd1^2+sd2^2)/2)=5
  SDratio4=sd1/sd2
  nratio4 <- c(nratio4,n1/n2)
  df_num <- (sd1^2/n1+sd2^2/n2)^2
  df_denom <- ((sd1^2/n1)^2/(n1-1)+(sd2^2/n2)^2/(n2-1))
  df <- (sd1^2/n1+sd2^2/n2)^2/((sd1^2/n1)^2/(n1-1)+(sd2^2/n2)^2/(n2-1))
  DF_NUM4 <- c(DF_NUM4, df_num)
  DF_DENOM4 <- c(DF_DENOM4, df_denom)
  df <- ((n1-1)*(n2-1)*(sd1^2+sd2^2)^2)/((n2-1)*sd1^4+(n1-1)*sd2^4)
  DF4 <- c(DF4,df)
  variance <- df/((df-2)*N)+delta_shieh^2*(df/(df-2)-(sqrt(df/2)*gamma((df-1)/2)/gamma(df/2))^2)
  var4 <- c(var4,variance)   
}
## ---- chunk 48
var <- NULL
SD <- NULL
DF <- NULL

for (i in 2:200){
  
  n1 <- 60
  n2 <- 12
  N <- n1+n2
  sd1 <- i
  sd2 <- 8*i
  
  df <- (sd1^2/n1+sd2^2/n2)^2/((sd1^2/n1)^2/(n1-1)+(sd2^2/n2)^2/(n2-1))
  DF <- c(DF,df)
  SD <- c(SD,sqrt((sd1^2+sd2^2)/2))
  variance <- df/((df-2)*N)+delta_shieh^2*(df/(df-2)-(sqrt(df/2)*gamma((df-1)/2)/gamma(df/2))^2)
  var <- c(var,variance)   
}

## ---- chunk 49
par(mfrow=c(2,2))
plot(SD,DF,xlab=expression(sigma))
abline(v=0)
plot(SD,var,ylab=expression(paste("Var(",d[s],")")),xlab=expression(sigma))
abline(v=0)
